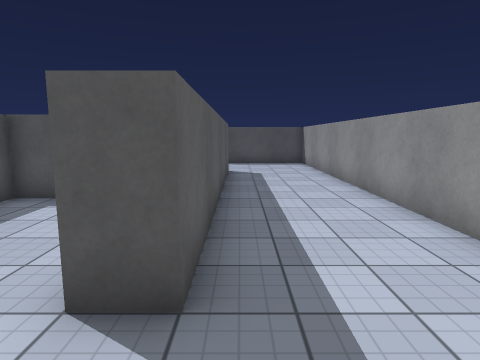
[1] (above)

21 first-person views from a walk through a Unity game level. The camera is 1.5 m above the floor, tilts 8° down and sees 75° across. The floor is counted in squares, 1 m on a side. Each view is taken from the middle of a square. On the plan, view 1 faces up. The plan holds only what a view shows up to about 15 squares ahead; the rest is blank. The player character is not drawn. Surface patterns are stand-ins for the level's own textures.

[2]
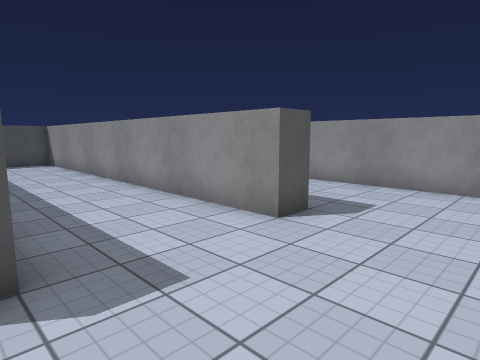

[3]
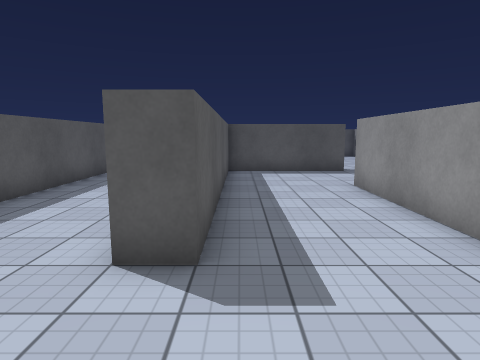

[4]
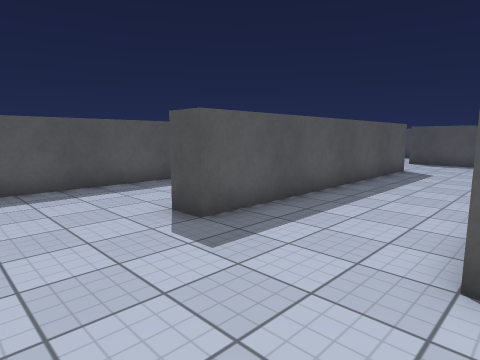

[5]
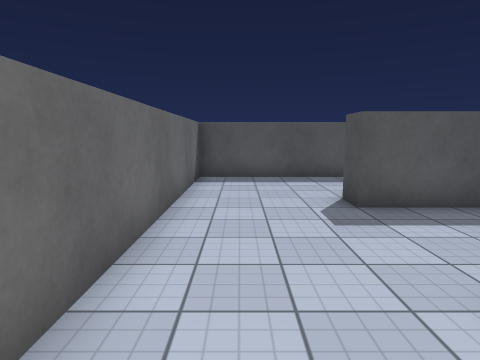

[6]
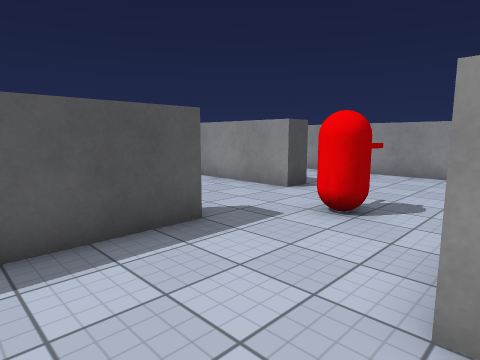

[7]
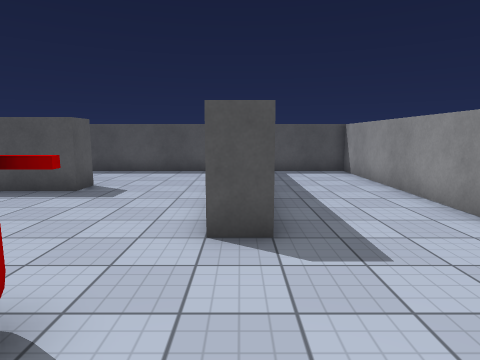

[8]
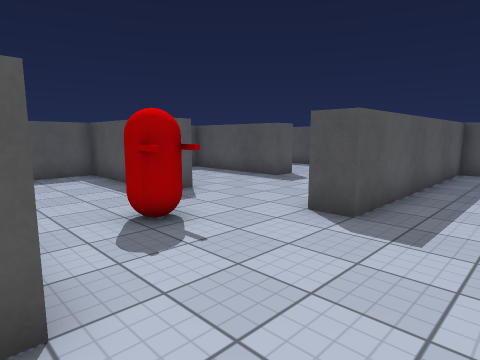

[9]
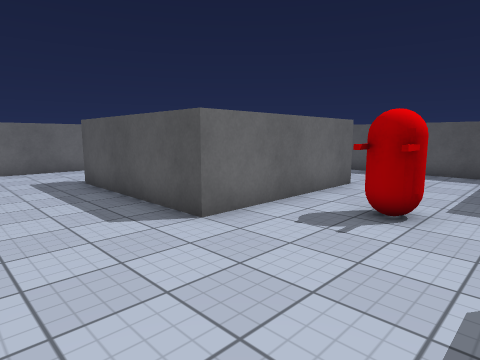

[10]
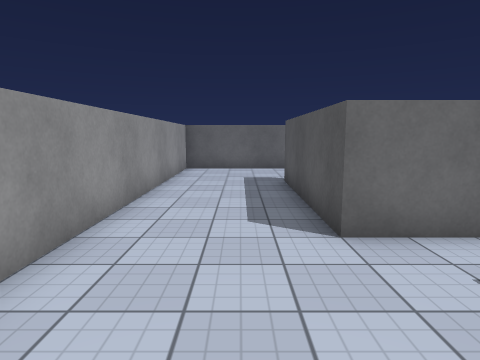

[11]
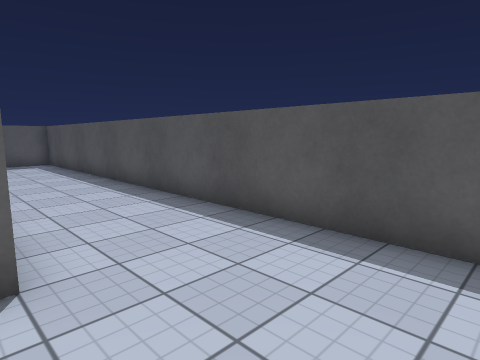

[12]
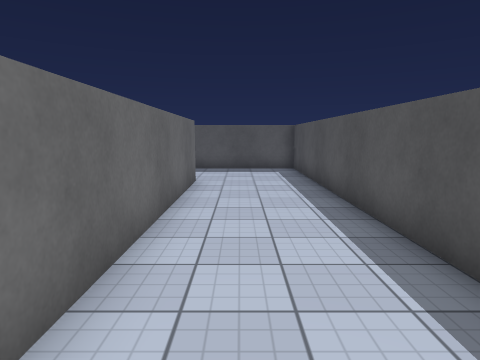

[13]
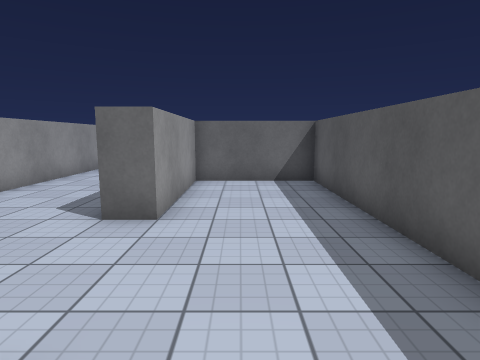

[14]
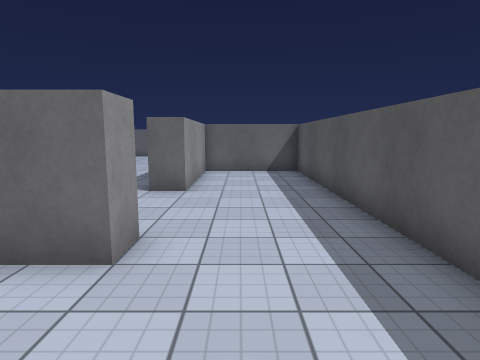

[15]
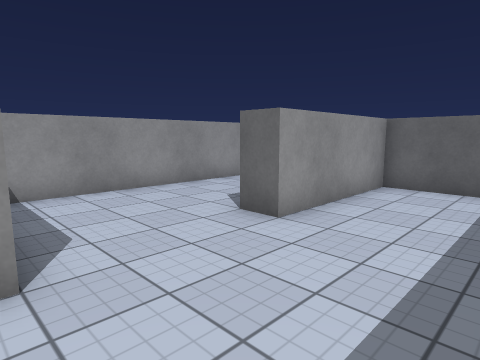

[16]
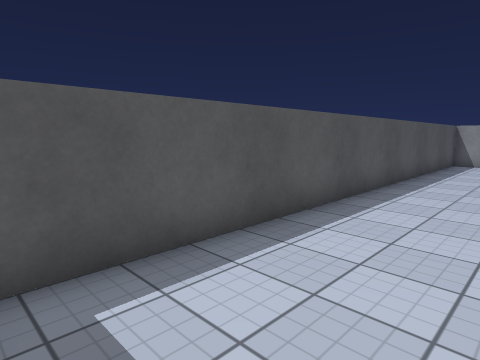

[17]
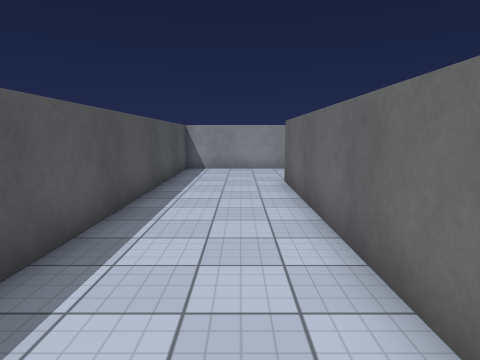

[18]
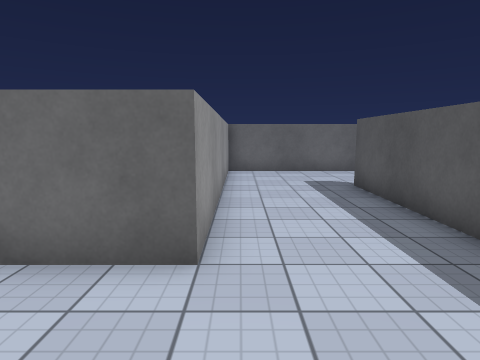

[19]
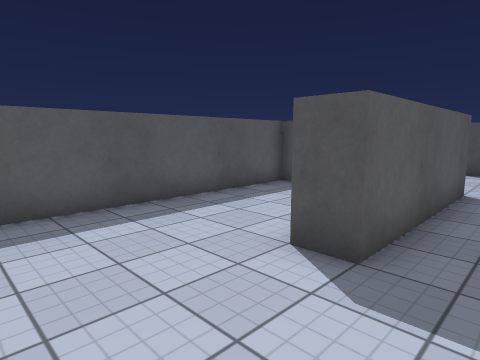

[20]
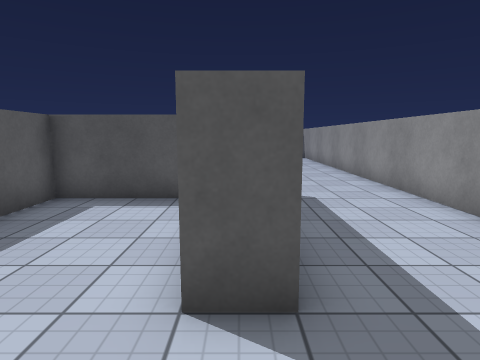

[21]
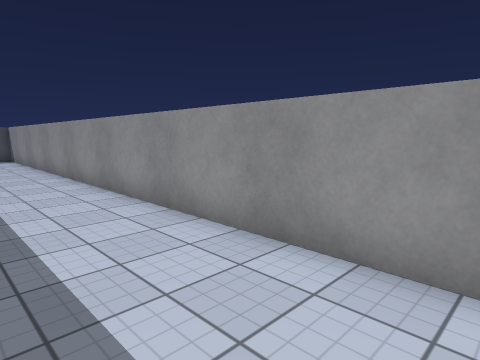

### Floor plan
Points are (right, up) in squares from view 1. A wall is a line through its corners. A room is listed if a view was taken in it or the views show most of it. See-through windows are left out.
Room 1 (views 1, 2, 3, 4, 5, 6, 7, 8, 9, 10, 11, 12, 13, 14, 15, 16, 17, 18, 19, 20, 21)
walls: (9.6, 12.5) (4.5, 12.5) (4.5, 2.5) (3.5, 2.5) (3.5, 16.9); (9.5, 13.6) (9.5, 13.1); (12.6, 7.5) (9.5, 7.5) (9.5, -0.2); (2, 17.5) (1, 17.5); (-1.5, 17.4) (-1.5, 18.5) (9.5, 18.5) (9.5, 17.5) (5, 17.5); (-4.4, 7.5) (-5.5, 7.5) (-5.5, 7); (13.1, -1.5) (18.5, -1.5) (18.5, 22.5) (14.5, 22.5) (14.5, 13.5) (13.5, 13.5) (13.5, 22.5) (-5.5, 22.5) (-5.5, 8.5) (-1.5, 8.5) (-1.5, 13.5) (-0.5, 13.5) (-0.5, 2.5) (-1.5, 2.5); (-5.5, 5.1) (-5.5, -1.5) (8.5, -1.5) (8.5, 8.5) (14.5, 8.5) (14.5, 2.5) (13.5, 2.5)
objects: other object (12, 11)

Positions as (right, up) in squares from view 1, and headings:
1: (0, 0), facing up
2: (-1, -1), facing up-right
3: (5, -1), facing up
4: (4, -1), facing up-left
5: (6, 0), facing left
6: (6, 8), facing up-right
7: (14, 9), facing up
8: (17, 8), facing up-left
9: (18, 13), facing down-left
10: (16, 13), facing down
11: (13, 18), facing up-left
12: (9, 20), facing left
13: (-3, 19), facing down
14: (-3, 22), facing down
15: (-5, 18), facing down-right
16: (-5, 19), facing up-right
17: (-1, 20), facing right
18: (8, 12), facing down
19: (16, -1), facing up-left
20: (14, 0), facing up
21: (15, 0), facing up-right
